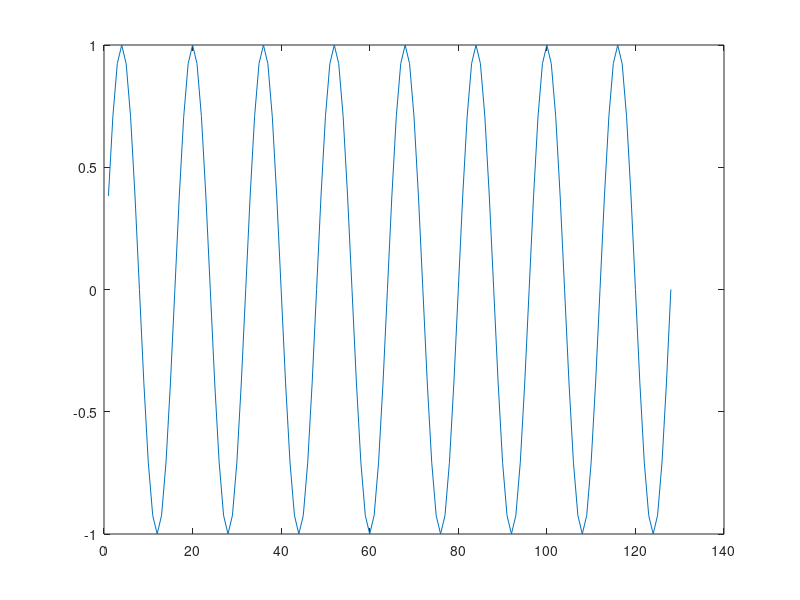
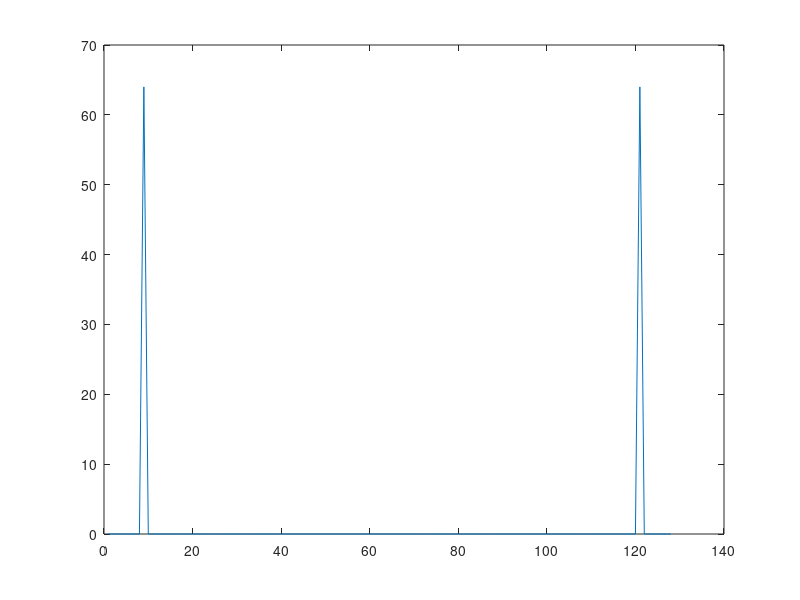
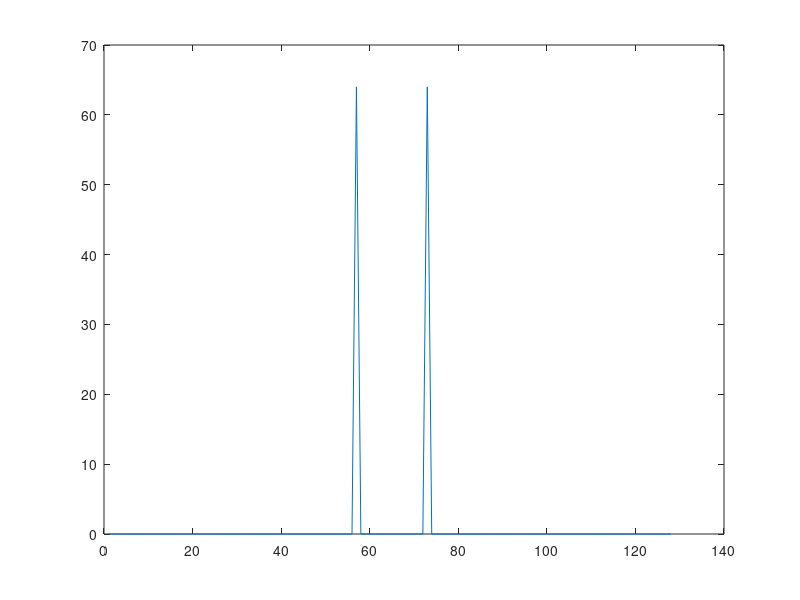

Recreate these plots in MATLAB, in order.
%%%%%%%%%%%%%%%%%%%%%%%%%%%%%%%%%%%%%%%%%%%%%%%%%%%%%%%%%%%%%%%%%%%%%%%%%%%
% 1.1 Spatial frequencies                                                 %
%%%%%%%%%%%%%%%%%%%%%%%%%%%%%%%%%%%%%%%%%%%%%%%%%%%%%%%%%%%%%%%%%%%%%%%%%%%
clear;
close all;
clc;
n=1:128;
x=sin(2*pi*n./16); % i.e. f=fs/16; format: 2*pi*f*n/fs 
figure();plot(x);

% Apply (1D) DFT (Matlab function: fft) to the signal and display the magnitude spectrum:
y=fft(x); %do a 128-point DFT
figure(); plot(abs(y)); % magnitude spectrum, uncentred, 0(DC) to fs % You can centre the spectrum, so spectrum is from -fs/2 to fs/2, with dc at the middle point:
figure();plot(abs(fftshift(fft(x))));
% for i=1:128
%           X(i,:)=x;
% end
% figure();
% imshow(X);
% Y = fft2(X);
% figure(); imshow(abs(Y), []);
% figure();imshow(abs(fftshift(Y)), []);

